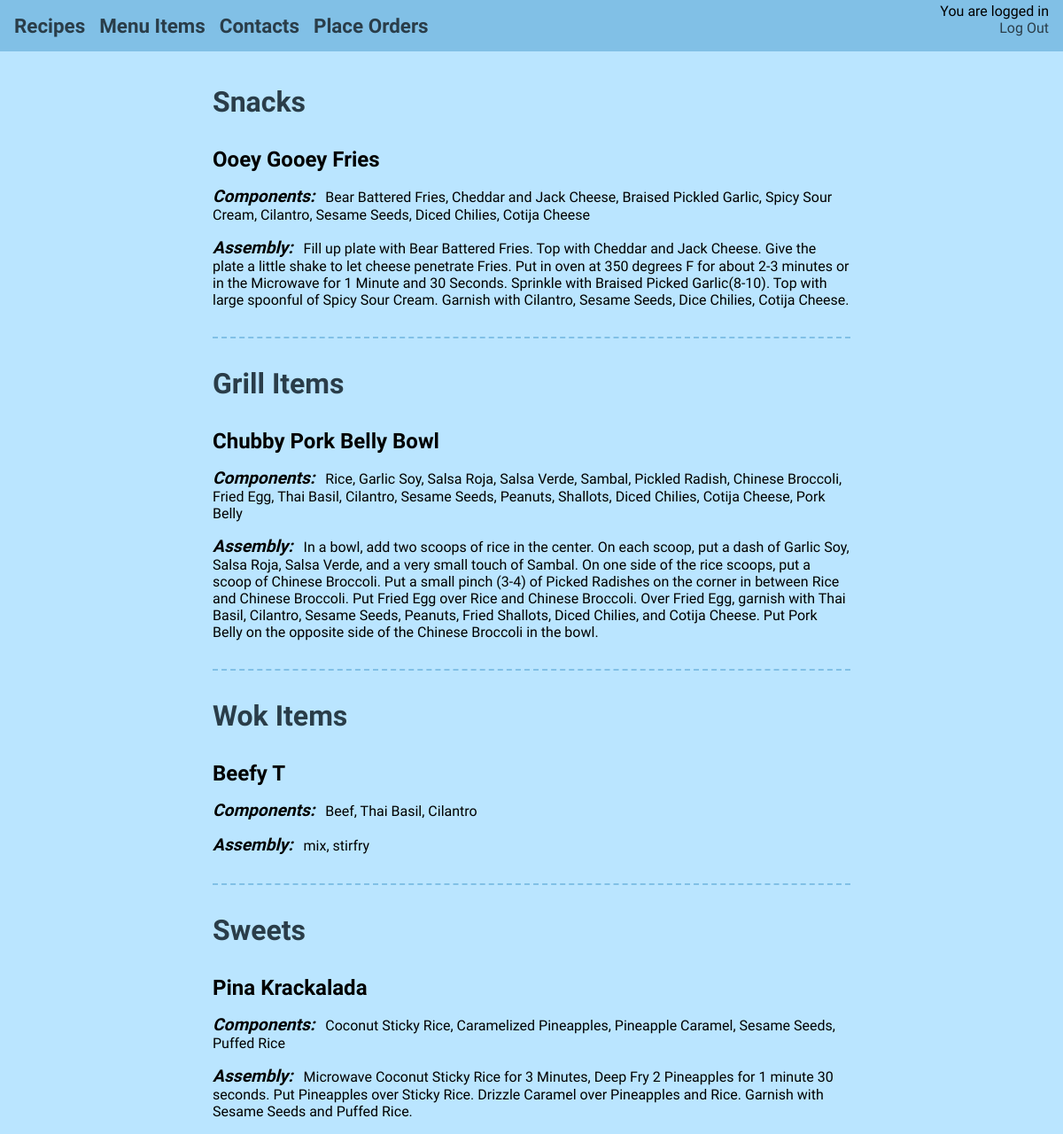
Before: /menu_items (signed in) with the older database file.
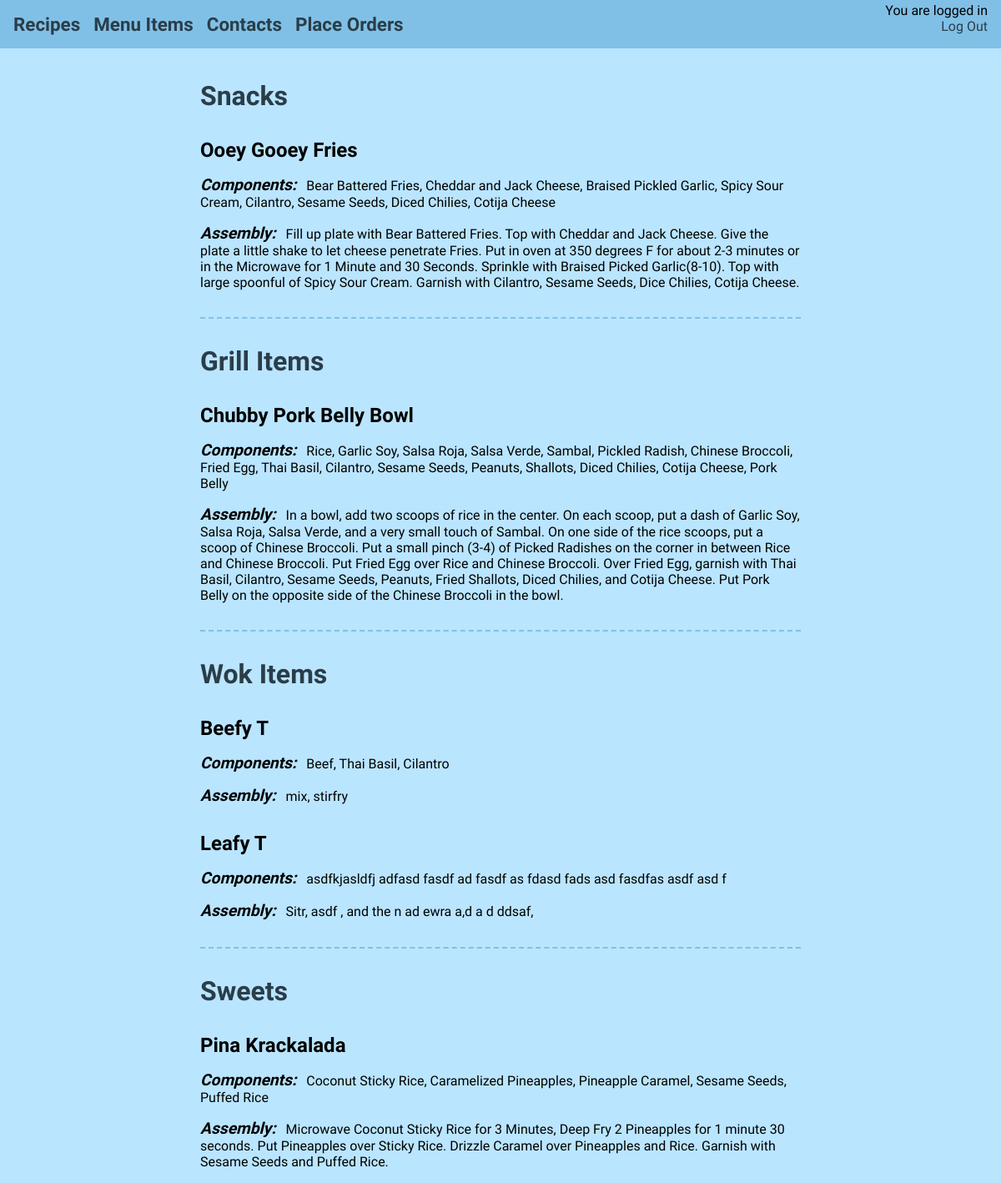
After: the same page with the newer database file.
### manager_guide/models.py (models this page shows, shortened)
class MenuItem(models.Model):
	name = models.CharField(max_length=100)
	section = models.CharField(choices=section_choices,max_length=100)
	components = models.TextField()
	assembly = models.TextField()

### manager_guide/views.py (the view)
# urls.py: url(r'^menu_items$', views.menu_items, name='menu_items'),
@login_required
def menu_items(request):
	snacks = MenuItem.objects.filter(section='Snacks').order_by('name')
	grills = MenuItem.objects.filter(section='Grill').order_by('name')
	woks = MenuItem.objects.filter(section='Wok').order_by('name')
	sweets = MenuItem.objects.filter(section='Sweets').order_by('name')
	return render(request, 'manager_guide/menu_items.html', {'snacks':snacks,
												'grills':grills,
												'woks':woks,
												'sweets':sweets})

### manager_guide/templates/manager_guide/menu_items.html
{% extends 'manager_guide/base2.html' %}
{% block content %}
	<div id="content_box">
		<div id="menu_tag">
			<h1>Snacks</h1>
			{% for snack in snacks %}
			<div class="menu_items">
				<h2>{{ snack.name }}</h2>
				<p><em>Components:</em> {{ snack.components }}</p>
				<p><em>Assembly:</em> {{ snack.assembly }}</p>
			</div>
			{% endfor %}
			<center><hr /></center>
			<h1>Grill Items</h1>
			{% for grill in grills %}
			<div class="menu_items">
				<h2>{{ grill.name }}</h2>
				<p><em>Components:</em> {{ grill.components }}</p>
				<p><em>Assembly:</em> {{ grill.assembly }}</p>
			</div>
			{% endfor %}
			<center><hr /></center>
			<h1>Wok Items</h1>
			{% for wok in woks %}
			<div class="menu_items">
				<h2>{{ wok.name }}</h2>
				<p><em>Components:</em> {{ wok.components }}</p>
				<p><em>Assembly:</em> {{ wok.assembly }}</p>
			</div>
			{% endfor %}
			<center><hr /></center>
			<h1>Sweets</h1>
			{% for sweet in sweets %}
			<div class="menu_items">
				<h2>{{ sweet.name }}</h2>
				<p><em>Components:</em> {{ sweet.components }}</p>
				<p><em>Assembly:</em> {{ sweet.assembly }}</p>
			</div>
			{% endfor %}
		</div>
	</div>
{% endblock %}

Changed rows visible on the page:
added MenuItem: name "Leafy T", components "asdfkjasldfj adfasd fasdf ad fasdf as fdasd fads asd fasdfas asdf asd f", assembly "Sitr, asdf , and the n ad ewra a,d a d ddsaf,", shown under "Wok Items"
